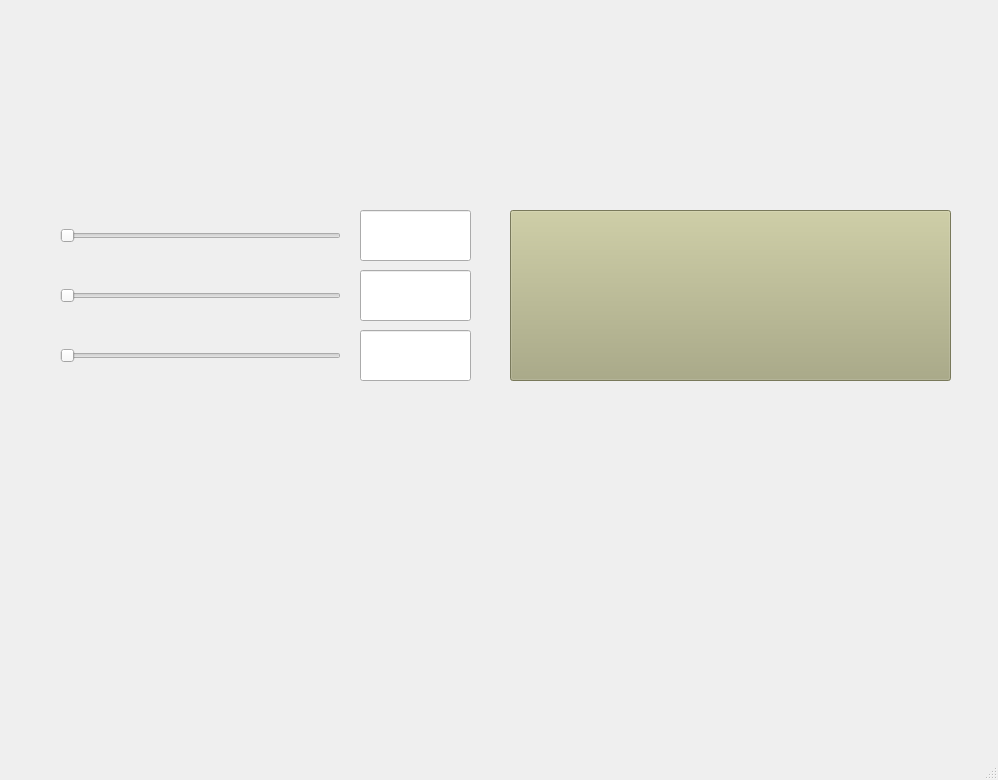
<?xml version="1.0" encoding="UTF-8"?>
<ui version="4.0">
 <class>MainWindow</class>
 <widget class="QMainWindow" name="MainWindow">
  <property name="geometry">
   <rect>
    <x>0</x>
    <y>0</y>
    <width>998</width>
    <height>780</height>
   </rect>
  </property>
  <property name="windowTitle">
   <string>MainWindow</string>
  </property>
  <widget class="QWidget" name="centralwidget">
   <widget class="QLineEdit" name="txt_valor_R">
    <property name="geometry">
     <rect>
      <x>360</x>
      <y>210</y>
      <width>111</width>
      <height>51</height>
     </rect>
    </property>
    <property name="font">
     <font>
      <pointsize>16</pointsize>
      <weight>75</weight>
      <bold>true</bold>
     </font>
    </property>
    <property name="alignment">
     <set>Qt::AlignCenter</set>
    </property>
   </widget>
   <widget class="QLabel" name="label_3">
    <property name="geometry">
     <rect>
      <x>800</x>
      <y>600</y>
      <width>181</width>
      <height>141</height>
     </rect>
    </property>
    <property name="text">
     <string/>
    </property>
    <property name="pixmap">
     <pixmap resource="recursos_proyecto.qrc">:/LOGO/AmongB</pixmap>
    </property>
    <property name="scaledContents">
     <bool>true</bool>
    </property>
   </widget>
   <widget class="QLabel" name="label">
    <property name="geometry">
     <rect>
      <x>80</x>
      <y>20</y>
      <width>791</width>
      <height>171</height>
     </rect>
    </property>
    <property name="text">
     <string/>
    </property>
    <property name="pixmap">
     <pixmap resource="recursos_proyecto.qrc">:/UAT_FIANS/UAT</pixmap>
    </property>
    <property name="scaledContents">
     <bool>true</bool>
    </property>
   </widget>
   <widget class="QSlider" name="hs_R">
    <property name="geometry">
     <rect>
      <x>60</x>
      <y>220</y>
      <width>281</width>
      <height>31</height>
     </rect>
    </property>
    <property name="orientation">
     <enum>Qt::Horizontal</enum>
    </property>
   </widget>
   <widget class="QLineEdit" name="txt_valor_G">
    <property name="geometry">
     <rect>
      <x>360</x>
      <y>270</y>
      <width>111</width>
      <height>51</height>
     </rect>
    </property>
    <property name="font">
     <font>
      <pointsize>16</pointsize>
      <weight>75</weight>
      <bold>true</bold>
     </font>
    </property>
    <property name="alignment">
     <set>Qt::AlignCenter</set>
    </property>
   </widget>
   <widget class="QSlider" name="hs_G">
    <property name="geometry">
     <rect>
      <x>60</x>
      <y>280</y>
      <width>281</width>
      <height>31</height>
     </rect>
    </property>
    <property name="orientation">
     <enum>Qt::Horizontal</enum>
    </property>
   </widget>
   <widget class="QLineEdit" name="txt_valor_B">
    <property name="geometry">
     <rect>
      <x>360</x>
      <y>330</y>
      <width>111</width>
      <height>51</height>
     </rect>
    </property>
    <property name="font">
     <font>
      <pointsize>16</pointsize>
      <weight>75</weight>
      <bold>true</bold>
     </font>
    </property>
    <property name="alignment">
     <set>Qt::AlignCenter</set>
    </property>
   </widget>
   <widget class="QSlider" name="hs_B">
    <property name="geometry">
     <rect>
      <x>60</x>
      <y>340</y>
      <width>281</width>
      <height>31</height>
     </rect>
    </property>
    <property name="orientation">
     <enum>Qt::Horizontal</enum>
    </property>
   </widget>
   <widget class="QPushButton" name="btn_color">
    <property name="geometry">
     <rect>
      <x>510</x>
      <y>210</y>
      <width>441</width>
      <height>171</height>
     </rect>
    </property>
    <property name="styleSheet">
     <string notr="true">background-color: rgb(170, 170, 127);</string>
    </property>
    <property name="text">
     <string/>
    </property>
   </widget>
  </widget>
  <widget class="QMenuBar" name="menubar">
   <property name="geometry">
    <rect>
     <x>0</x>
     <y>0</y>
     <width>998</width>
     <height>26</height>
    </rect>
   </property>
  </widget>
  <widget class="QStatusBar" name="statusbar"/>
 </widget>
 <resources>
  <include location="recursos_proyecto.qrc"/>
  <include location="C:/Program Files (x86)/Qt Designer/recursos_proyecto.qrc"/>
 </resources>
 <connections/>
</ui>
